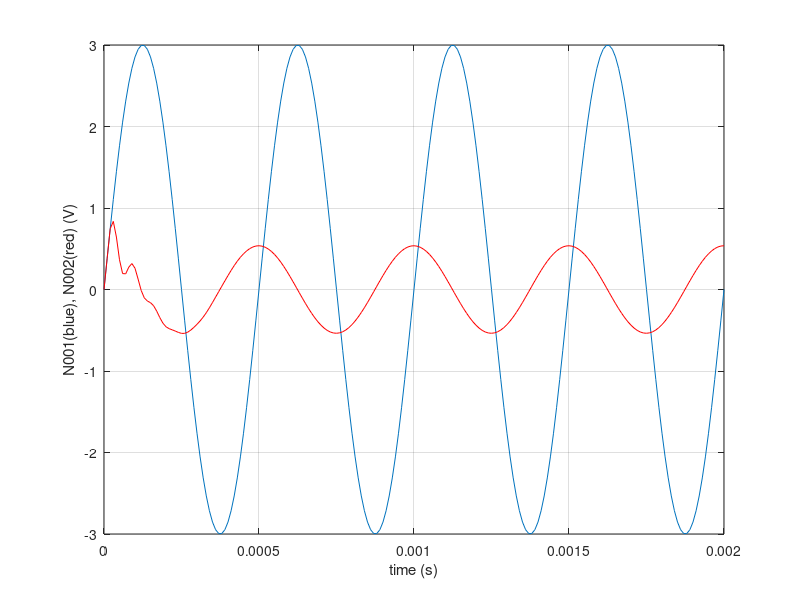
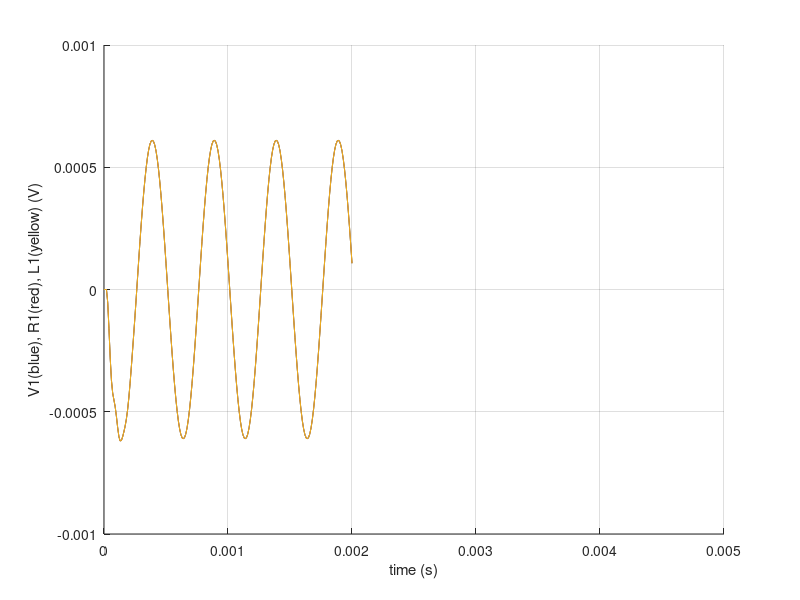

Here is the MATLAB script that generated these plots, in order:
clear all;
close all;
clc;

data=load('sim2out_vrl.txt');
time = data(:,1);
n001 = data(:,2);
n002 = data(:,3);

figure(1);clf;
plot(time, n001);
hold on;
plot(time, n002,'r');
grid on;
xlabel('time (s)');
ylabel('N001(blue), N002(red) (V)');



figure(2);clf;
hold on;
v1 = data(:,4);
r1 = data(:,5);
l1 = data(:,6);
plot(time, v1);
plot(time, r1);
plot(time, l1);
grid on;
xlabel('time (s)');
ylabel('V1(blue), R1(red), L1(yellow) (V)');
xlim([0 5*10^(-3)]);

